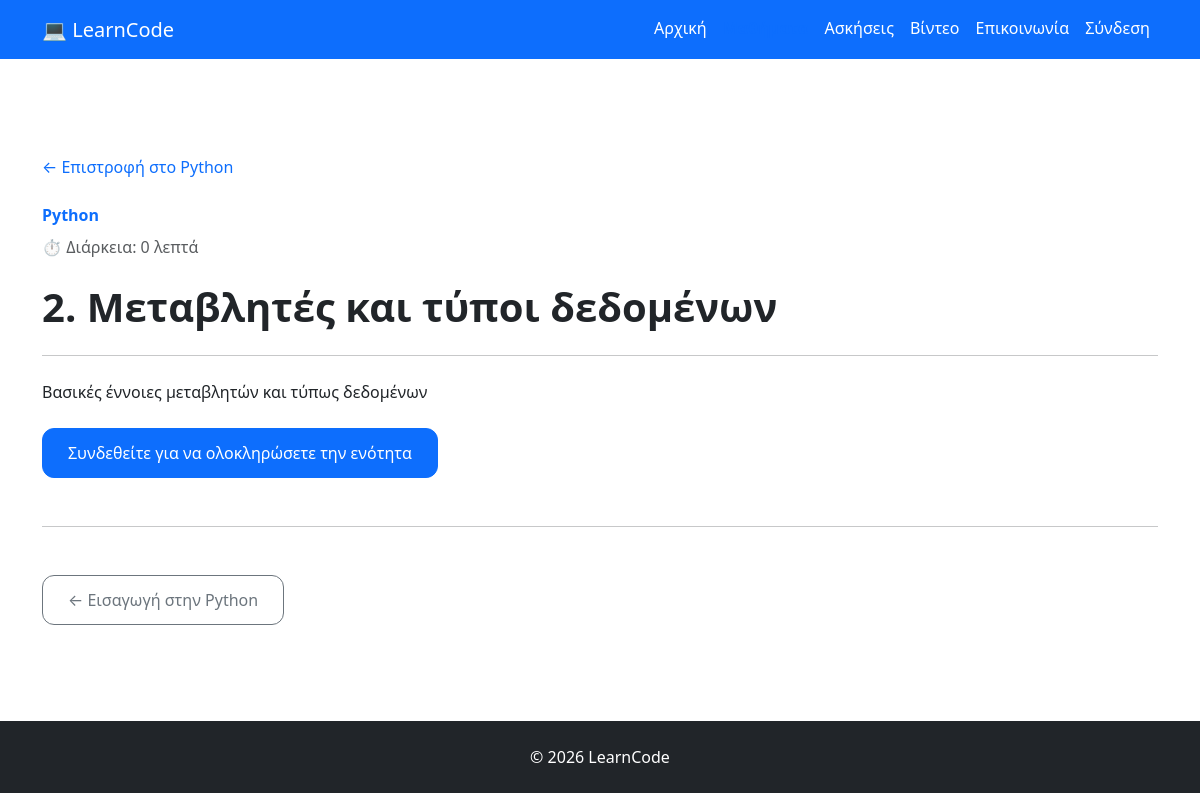
Screenshot of /courses/python/metablhtes-kai-typoi-dedomenwn/ with the database file from the repository.
### courses/models.py (models this page shows, shortened)
class Lesson(models.Model):
    course = models.ForeignKey(
        Course,
        on_delete=models.CASCADE,
        related_name="lessons"
    )
    title = models.CharField(max_length=200)
    slug = models.SlugField()
    content = models.TextField()
    order = models.PositiveIntegerField(default=1)
    published = models.BooleanField(default=False)
    created_at = models.DateTimeField(auto_now_add=True)\
    duration = models.PositiveIntegerField(
    default=0,
    help_text="Διάρκεια σε λεπτά"
    )
    published = models.BooleanField(default=False)
    created_at = models.DateTimeField(auto_now_add=True)
    class Meta:
        ordering = ["order"]
        constraints = [
            models.UniqueConstraint(
                fields=["course", "slug"],
                name="unique_lesson_slug_per_course"
            )
        ]

class Course(models.Model):
    LEVEL_CHOICES = [
        ("beginner", "Beginner"),
        ("intermediate", "Intermediate"),
        ("advanced", "Advanced"),
    ]
    title = models.CharField(max_length=200)
    slug = models.SlugField(unique=True, blank=True)
    description = models.TextField()
    level = models.CharField(
        max_length=20,
        choices=LEVEL_CHOICES,
        default="beginner"
    )
    published = models.BooleanField(default=False)
    created_at = models.DateTimeField(auto_now_add=True)

### courses/views.py (the view)
# urls.py: path("<slug:course_slug>/<slug:lesson_slug>/",views.lesson_detail,name="lesson_detail",),
def lesson_detail(request, course_slug, lesson_slug):
    lesson = get_object_or_404(
        Lesson,
        course__slug=course_slug,
        slug=lesson_slug,
        published=True,
        course__published=True,
    )
    previous_lesson = Lesson.objects.filter(
        course=lesson.course,
        published=True,
        order__lt=lesson.order,
    ).order_by("-order").first()
    next_lesson = Lesson.objects.filter(
        course=lesson.course,
        published=True,
        order__gt=lesson.order,
    ).order_by("order").first()
    is_completed = False
    if request.user.is_authenticated:
        is_completed = LessonProgress.objects.filter(user=request.user, lesson=lesson, completed=True).exists()
    context = {
        "lesson": lesson,
        "previous_lesson": previous_lesson,
        "next_lesson": next_lesson,
        "is_completed": is_completed,
    }
    return render(
        request,
        "courses/lesson_detail.html",
        context,
    )

### courses/templates/courses/lesson_detail.html (shortened to what this page needs)
{% extends "base.html" %}
{% block content %}
<section class="py-5">
    <a
        href="{% url 'course_detail' lesson.course.slug %}"
        class="text-decoration-none"
    >
        ← Επιστροφή στο {{ lesson.course.title }}
    </a>
    <div class="mt-4">
        <p class="text-primary fw-semibold mb-2">
            {{ lesson.course.title }}
        </p>
        <p class="text-muted mb-4">
            ⏱️ Διάρκεια: {{ lesson.duration }} λεπτά
        </p>
        <h1 class="fw-bold">
            {{ lesson.order }}. {{ lesson.title }}
        </h1>
        <hr class="my-4">
        <div class="lesson-content">
            {{ lesson.content|linebreaks }}
        </div>
        <div class ="mt-4">
            {% if user.is_authenticated %}
                {% if is_completed %}
                    <div class="alert alert-success" role="alert">
                        Έχετε ολοκληρώσει αυτή την ενότητα!
                    </div>
                {% else %}
                    <form method="post" action = "{% url 'complete_lesson' lesson.course.slug lesson.slug %}">
                        {% csrf_token %}
                        <button type="submit" class="btn btn-success">
                            Ολοκλήρωση Ενότητας
                        </button>
                    </form>
                {% endif %}
            {% else %}
                <a href="{% url 'login' %}? next={{ request.path }}" class="btn btn-primary">Συνδεθείτε για να ολοκληρώσετε την ενότητα</a>
            {% endif %}
        </div>
        <hr class="my-5">
        <div class="d-flex justify-content-between">
            <div>
                {% if previous_lesson %}
                    <a
                        href="{% url 'lesson_detail' lesson.course.slug previous_lesson.slug %}"
                        class="btn btn-outline-secondary"
                    >
                        ← {{ previous_lesson.title }}
                    </a>
                {% endif %}
            </div>
        </div>
    </div>
</section>
{% endblock %}

### static/css/style.css (style rules this page uses)
.btn { border-radius:12px; padding:12px 25px; margin-right:10px; }

### rows the page displays
Lesson: course "Python", duration "0", order "2", title "Μεταβλητές και τύποι δεδομένων", content "Βασικές έννοιες μεταβλητών και τύπως δεδομένων"
Lesson: title "Εισαγωγή στην Python"
